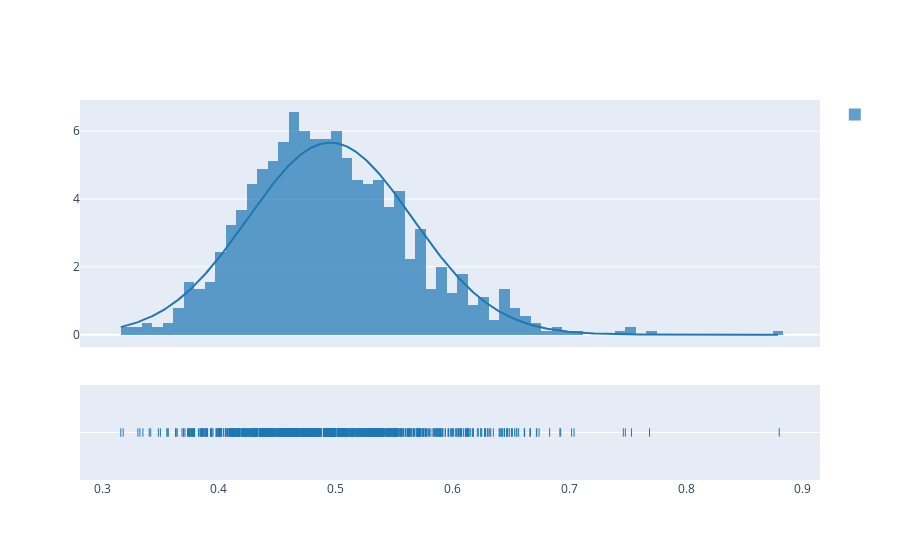

The code cell stored with this chart in its notebook:
### Code cell
hist_data = [data]
group_labels = ['']

fig = ff.create_distplot(hist_data, group_labels, curve_type='normal', bin_size=0.009)
fig.show()

### Figure 1 — Plotly figure (JSON) as saved in the notebook; plotly's stock layout.template omitted (floating-point values rounded to 4 significant figures; data arrays with more than 128 entries replaced by an {"elided": "..."} marker saying what was removed)
{"data": [{"autobinx": false, "histnorm": "probability density", "legendgroup": "", "marker": {"color": "rgb(31, 119, 180)"}, "name": "", "opacity": 0.7, "type": "histogram", "x": {"elided": "1000 float values"}, "xaxis": "x", "xbins": {"end": 0.8797, "size": 0.009, "start": 0.3159}, "yaxis": "y"}, {"legendgroup": "", "marker": {"color": "rgb(31, 119, 180)"}, "mode": "lines", "name": "", "showlegend": false, "type": "scatter", "x": {"elided": "500 float values"}, "xaxis": "x", "y": {"elided": "500 float values"}, "yaxis": "y"}, {"legendgroup": "", "marker": {"color": "rgb(31, 119, 180)", "symbol": "line-ns-open"}, "mode": "markers", "name": "", "showlegend": false, "type": "scatter", "x": {"elided": "1000 float values"}, "xaxis": "x", "y": {"elided": "1000 str values"}, "yaxis": "y2"}], "layout": {"barmode": "overlay", "hovermode": "closest", "legend": {"traceorder": "reversed"}, "xaxis": {"anchor": "y2", "domain": [0, 1], "zeroline": false}, "yaxis": {"anchor": "free", "domain": [0.35, 1], "position": 0}, "yaxis2": {"anchor": "x", "domain": [0, 0.25], "dtick": 1, "showticklabels": false}}}
